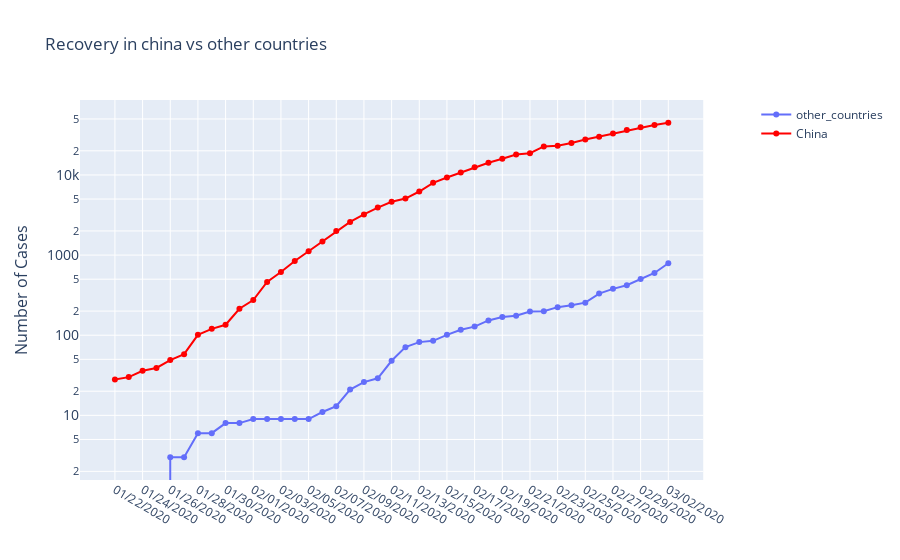

Source (notebook cell):
### Markdown cell above
# Recovery in china vs other countries

### Code cell
fig=go.Figure()
fig = make_subplots(specs=[[{"secondary_y": True}]])
# Add traces
fig.add_trace(
    go.Scatter(x=other_countries['ObservationDate'],y=other_countries['Recovered'] ,name="other_countries",mode='lines+markers'
  )
)

fig.add_trace(
    go.Scatter(x=china['ObservationDate'],y=china['Recovered'], name="China",marker_color="red",mode='lines+markers'
   )
)


# Add figure title
fig.update_layout(
    title_text="Recovery in china vs other countries",
    yaxis_type="log",
    yaxis=dict(
        title='Number of Cases',
        titlefont_size=16,
        tickfont_size=14,
)

)

fig.show()

### Figure 1 — Plotly figure (JSON) as saved in the notebook; plotly's stock layout.template omitted (floating-point values rounded to 4 significant figures)
{"data": [{"mode": "lines+markers", "name": "other_countries", "type": "scatter", "x": ["01/22/2020", "01/23/2020", "01/24/2020", "01/25/2020", "01/26/2020", "01/27/2020", "01/28/2020", "01/29/2020", "01/30/2020", "01/31/2020", "02/01/2020", "02/02/2020", "02/03/2020", "02/04/2020", "02/05/2020", "02/06/2020", "02/07/2020", "02/08/2020", "02/09/2020", "02/10/2020", "02/11/2020", "02/12/2020", "02/13/2020", "02/14/2020", "02/15/2020", "02/16/2020", "02/17/2020", "02/18/2020", "02/19/2020", "02/20/2020", "02/21/2020", "02/22/2020", "02/23/2020", "02/24/2020", "02/25/2020", "02/26/2020", "02/27/2020", "02/28/2020", "02/29/2020", "03/01/2020", "03/02/2020"], "y": [0, 0, 0, 0, 3, 3, 6, 6, 8, 8, 9, 9, 9, 9, 9, 11, 13, 21, 26, 29, 48, 71, 82, 85, 101, 117, 128, 153, 169, 175, 197, 199, 224, 237, 255, 331, 379, 420, 503, 598, 792]}, {"marker": {"color": "red"}, "mode": "lines+markers", "name": "China", "type": "scatter", "x": ["01/22/2020", "01/23/2020", "01/24/2020", "01/25/2020", "01/26/2020", "01/27/2020", "01/28/2020", "01/29/2020", "01/30/2020", "01/31/2020", "02/01/2020", "02/02/2020", "02/03/2020", "02/04/2020", "02/05/2020", "02/06/2020", "02/07/2020", "02/08/2020", "02/09/2020", "02/10/2020", "02/11/2020", "02/12/2020", "02/13/2020", "02/14/2020", "02/15/2020", "02/16/2020", "02/17/2020", "02/18/2020", "02/19/2020", "02/20/2020", "02/21/2020", "02/22/2020", "02/23/2020", "02/24/2020", "02/25/2020", "02/26/2020", "02/27/2020", "02/28/2020", "02/29/2020", "03/01/2020", "03/02/2020"], "y": [28, 30, 36, 39, 49, 58, 101, 120, 135, 214, 275, 463, 614, 843, 1115, 1476, 1998, 2595, 3218, 3917, 4635, 5079, 6213, 7973, 9294, 10748, 12455, 14199, 15952, 18002, 18693, 22687, 23170, 24990, 27650, 30053, 32898, 36291, 39279, 42118, 44810]}], "layout": {"title": {"text": "Recovery in china vs other countries"}, "xaxis": {"anchor": "y", "domain": [0, 0.94]}, "yaxis": {"anchor": "x", "domain": [0, 1], "tickfont": {"size": 14}, "title": {"font": {"size": 16}, "text": "Number of Cases"}, "type": "log"}, "yaxis2": {"anchor": "x", "overlaying": "y", "side": "right"}}}
